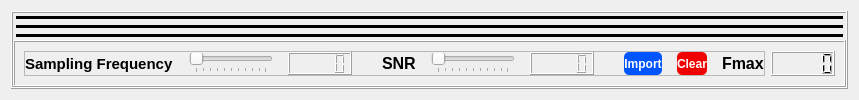
      <widget class="QWidget" name="tab">
       <attribute name="title">
        <string>Viewer</string>
       </attribute>
       <layout class="QHBoxLayout" name="horizontalLayout_2">
        <item>
         <widget class="QFrame" name="tab1">
          <property name="maximumSize">
           <size>
            <width>16777215</width>
            <height>16777215</height>
           </size>
          </property>
          <property name="frameShape">
           <enum>QFrame::Box</enum>
          </property>
          <property name="frameShadow">
           <enum>QFrame::Raised</enum>
          </property>
          <property name="lineWidth">
           <number>1</number>
          </property>
          <layout class="QVBoxLayout" name="verticalLayout_2" stretch="0,0,0,0">
           <property name="spacing">
            <number>0</number>
           </property>
           <property name="leftMargin">
            <number>0</number>
           </property>
           <property name="topMargin">
            <number>0</number>
           </property>
           <property name="rightMargin">
            <number>0</number>
           </property>
           <property name="bottomMargin">
            <number>0</number>
           </property>
           <item>
            <widget class="PlotWidget" name="primary_plot" native="true">
             <property name="sizePolicy">
              <sizepolicy hsizetype="Expanding" vsizetype="Expanding">
               <horstretch>0</horstretch>
               <verstretch>0</verstretch>
              </sizepolicy>
             </property>
             <property name="minimumSize">
              <size>
               <width>0</width>
               <height>0</height>
              </size>
             </property>
             <property name="maximumSize">
              <size>
               <width>16777215</width>
               <height>16777215</height>
              </size>
             </property>
             <property name="autoFillBackground">
              <bool>false</bool>
             </property>
             <property name="styleSheet">
              <string notr="true">background-color: rgb(0, 0, 0);
margin: 3px;
</string>
             </property>
            </widget>
           </item>
           <item>
            <widget class="PlotWidget" name="reconstructed_plot" native="true">
             <property name="sizePolicy">
              <sizepolicy hsizetype="Expanding" vsizetype="Expanding">
               <horstretch>0</horstretch>
               <verstretch>0</verstretch>
              </sizepolicy>
             </property>
             <property name="minimumSize">
              <size>
               <width>0</width>
               <height>0</height>
              </size>
             </property>
             <property name="maximumSize">
              <size>
               <width>16777215</width>
               <height>16777215</height>
              </size>
             </property>
             <property name="autoFillBackground">
              <bool>false</bool>
             </property>
             <property name="styleSheet">
              <string notr="true">background-color: rgb(0, 0, 0);
margin: 3px;
</string>
             </property>
            </widget>
           </item>
           <item>
            <widget class="PlotWidget" name="error_plot" native="true">
             <property name="sizePolicy">
              <sizepolicy hsizetype="Expanding" vsizetype="Expanding">
               <horstretch>0</horstretch>
               <verstretch>0</verstretch>
              </sizepolicy>
             </property>
             <property name="minimumSize">
              <size>
               <width>0</width>
               <height>0</height>
              </size>
             </property>
             <property name="maximumSize">
              <size>
               <width>16777215</width>
               <height>16777215</height>
              </size>
             </property>
             <property name="autoFillBackground">
              <bool>false</bool>
             </property>
             <property name="styleSheet">
              <string notr="true">background-color: rgb(0, 0, 0);
margin: 3px;
</string>
             </property>
            </widget>
           </item>
           <item>
            <widget class="QFrame" name="controls">
             <property name="sizePolicy">
              <sizepolicy hsizetype="Expanding" vsizetype="Expanding">
               <horstretch>0</horstretch>
               <verstretch>0</verstretch>
              </sizepolicy>
             </property>
             <property name="minimumSize">
              <size>
               <width>0</width>
               <height>0</height>
              </size>
             </property>
             <property name="maximumSize">
              <size>
               <width>16777215</width>
               <height>100</height>
              </size>
             </property>
             <property name="frameShape">
              <enum>QFrame::Box</enum>
             </property>
             <property name="frameShadow">
              <enum>QFrame::Raised</enum>
             </property>
             <layout class="QHBoxLayout" name="horizontalLayout_3">
              <item>
               <widget class="QFrame" name="frame_3">
                <property name="sizePolicy">
                 <sizepolicy hsizetype="Expanding" vsizetype="Expanding">
                  <horstretch>0</horstretch>
                  <verstretch>0</verstretch>
                 </sizepolicy>
                </property>
                <property name="maximumSize">
                 <size>
                  <width>16777215</width>
                  <height>16777215</height>
                 </size>
                </property>
                <property name="frameShape">
                 <enum>QFrame::StyledPanel</enum>
                </property>
                <property name="frameShadow">
                 <enum>QFrame::Raised</enum>
                </property>
                <layout class="QHBoxLayout" name="horizontalLayout_4">
                 <property name="spacing">
                  <number>15</number>
                 </property>
                 <property name="leftMargin">
                  <number>0</number>
                 </property>
                 <property name="topMargin">
                  <number>0</number>
                 </property>
                 <property name="rightMargin">
                  <number>0</number>
                 </property>
                 <property name="bottomMargin">
                  <number>0</number>
                 </property>
                 <item>
                  <widget class="QLabel" name="label_4">
                   <property name="font">
                    <font>
                     <pointsize>11</pointsize>
                     <bold>true</bold>
                    </font>
                   </property>
                   <property name="text">
                    <string>Sampling Frequency</string>
                   </property>
                  </widget>
                 </item>
                 <item>
                  <widget class="QSlider" name="sampling_slider">
                   <property name="orientation">
                    <enum>Qt::Horizontal</enum>
                   </property>
                   <property name="tickPosition">
                    <enum>QSlider::TicksBelow</enum>
                   </property>
                  </widget>
                 </item>
                 <item>
                  <widget class="QLCDNumber" name="sampling_lcd">
                   <property name="sizePolicy">
                    <sizepolicy hsizetype="Expanding" vsizetype="Expanding">
                     <horstretch>0</horstretch>
                     <verstretch>0</verstretch>
                    </sizepolicy>
                   </property>
                   <property name="maximumSize">
                    <size>
                     <width>75</width>
                     <height>35</height>
                    </size>
                   </property>
                   <property name="smallDecimalPoint">
                    <bool>false</bool>
                   </property>
                  </widget>
                 </item>
                 <item>
                  <widget class="QFrame" name="space_2">
                   <property name="frameShape">
                    <enum>QFrame::StyledPanel</enum>
                   </property>
                   <property name="frameShadow">
                    <enum>QFrame::Raised</enum>
                   </property>
                  </widget>
                 </item>
                 <item>
                  <widget class="QLabel" name="label_3">
                   <property name="font">
                    <font>
                     <pointsize>12</pointsize>
                     <bold>true</bold>
                    </font>
                   </property>
                   <property name="text">
                    <string>SNR</string>
                   </property>
                  </widget>
                 </item>
                 <item>
                  <widget class="QSlider" name="noise_slider">
                   <property name="orientation">
                    <enum>Qt::Horizontal</enum>
                   </property>
                   <property name="tickPosition">
                    <enum>QSlider::TicksBelow</enum>
                   </property>
                  </widget>
                 </item>
                 <item>
                  <widget class="QLCDNumber" name="noise_lcd">
                   <property name="sizePolicy">
                    <sizepolicy hsizetype="Expanding" vsizetype="Expanding">
                     <horstretch>0</horstretch>
                     <verstretch>0</verstretch>
                    </sizepolicy>
                   </property>
                   <property name="maximumSize">
                    <size>
                     <width>75</width>
                     <height>35</height>
                    </size>
                   </property>
                   <property name="smallDecimalPoint">
                    <bool>false</bool>
                   </property>
                  </widget>
                 </item>
                 <item>
                  <widget class="QFrame" name="space">
                   <property name="frameShape">
                    <enum>QFrame::StyledPanel</enum>
                   </property>
                   <property name="frameShadow">
                    <enum>QFrame::Raised</enum>
                   </property>
                  </widget>
                 </item>
                 <item>
                  <widget class="QPushButton" name="import_btn">
                   <property name="sizePolicy">
                    <sizepolicy hsizetype="Expanding" vsizetype="Expanding">
                     <horstretch>0</horstretch>
                     <verstretch>0</verstretch>
                    </sizepolicy>
                   </property>
                   <property name="minimumSize">
                    <size>
                     <width>0</width>
                     <height>0</height>
                    </size>
                   </property>
                   <property name="maximumSize">
                    <size>
                     <width>140</width>
                     <height>40</height>
                    </size>
                   </property>
                   <property name="font">
                    <font>
                     <bold>true</bold>
                    </font>
                   </property>
                   <property name="styleSheet">
                    <string notr="true">

QPushButton {
    background-color: rgb(0, 85, 255);
color:rgb(255, 255, 255);
border-radius:5px;
}

QPushButton:hover {
    background-color: rgb(0, 50, 150);
}
</string>
                   </property>
                   <property name="text">
                    <string>Import</string>
                   </property>
                  </widget>
                 </item>
                 <item>
                  <widget class="QPushButton" name="clear_btn">
                   <property name="sizePolicy">
                    <sizepolicy hsizetype="Expanding" vsizetype="Expanding">
                     <horstretch>0</horstretch>
                     <verstretch>0</verstretch>
                    </sizepolicy>
                   </property>
                   <property name="minimumSize">
                    <size>
                     <width>0</width>
                     <height>0</height>
                    </size>
                   </property>
                   <property name="maximumSize">
                    <size>
                     <width>140</width>
                     <height>40</height>
                    </size>
                   </property>
                   <property name="font">
                    <font>
                     <bold>true</bold>
                    </font>
                   </property>
                   <property name="styleSheet">
                    <string notr="true">QPushButton {
    background-color: rgb(240, 0, 0);
color:rgb(255, 255, 255);
border-radius:5px;
}

QPushButton:hover {
    background-color: rgb(189, 0, 0);
}
</string>
                   </property>
                   <property name="text">
                    <string>Clear</string>
                   </property>
                  </widget>
                 </item>
                 <item>
                  <widget class="QLabel" name="label_8">
                   <property name="font">
                    <font>
                     <pointsize>12</pointsize>
                     <bold>true</bold>
                    </font>
                   </property>
                   <property name="text">
                    <string>Fmax</string>
                   </property>
                  </widget>
                 </item>
                </layout>
               </widget>
              </item>
              <item>
               <widget class="QLCDNumber" name="fmaxLCD">
                <property name="sizePolicy">
                 <sizepolicy hsizetype="Expanding" vsizetype="Expanding">
                  <horstretch>0</horstretch>
                  <verstretch>0</verstretch>
                 </sizepolicy>
                </property>
                <property name="maximumSize">
                 <size>
                  <width>75</width>
                  <height>35</height>
                 </size>
                </property>
                <property name="smallDecimalPoint">
                 <bool>false</bool>
                </property>
               </widget>
              </item>
             </layout>
            </widget>
           </item>
          </layout>
         </widget>
        </item>
       </layout>
      </widget>
